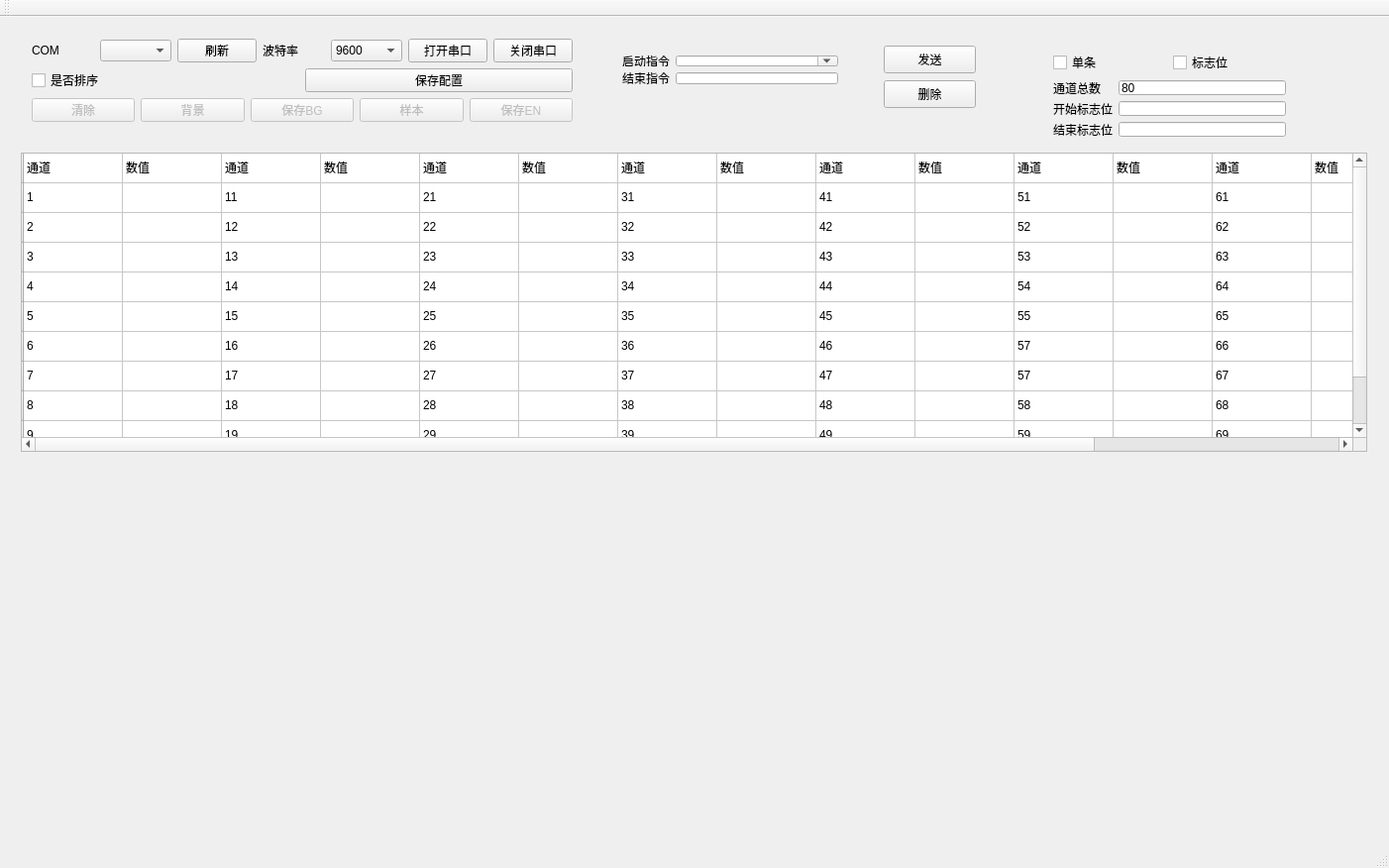
<?xml version="1.0" encoding="UTF-8"?>
<ui version="4.0">
 <class>fastdatClass</class>
 <widget class="QMainWindow" name="fastdatClass">
  <property name="geometry">
   <rect>
    <x>0</x>
    <y>0</y>
    <width>1402</width>
    <height>876</height>
   </rect>
  </property>
  <property name="windowTitle">
   <string>fastdat</string>
  </property>
  <widget class="QWidget" name="centralWidget">
   <widget class="QWidget" name="layoutWidget">
    <property name="geometry">
     <rect>
      <x>10</x>
      <y>0</y>
      <width>1381</width>
      <height>811</height>
     </rect>
    </property>
    <layout class="QVBoxLayout" name="verticalLayout" stretch="2,5,6">
     <item>
      <widget class="QWidget" name="widget" native="true">
       <widget class="QWidget" name="layoutWidget">
        <property name="geometry">
         <rect>
          <x>0</x>
          <y>0</y>
          <width>568</width>
          <height>106</height>
         </rect>
        </property>
        <layout class="QVBoxLayout" name="verticalLayout_3">
         <item>
          <layout class="QHBoxLayout" name="horizontalLayout_2">
           <item>
            <widget class="QLabel" name="label_5">
             <property name="text">
              <string>COM</string>
             </property>
            </widget>
           </item>
           <item>
            <widget class="QComboBox" name="cmBoxChoseCom"/>
           </item>
           <item>
            <widget class="QPushButton" name="pBtReflash">
             <property name="text">
              <string>刷新</string>
             </property>
            </widget>
           </item>
           <item>
            <widget class="QLabel" name="label">
             <property name="text">
              <string>波特率</string>
             </property>
            </widget>
           </item>
           <item>
            <widget class="QComboBox" name="cmBoxChoseBaud">
             <item>
              <property name="text">
               <string>9600</string>
              </property>
             </item>
             <item>
              <property name="text">
               <string>115200</string>
              </property>
             </item>
            </widget>
           </item>
           <item>
            <widget class="QPushButton" name="pBtOpenPort">
             <property name="text">
              <string>打开串口</string>
             </property>
            </widget>
           </item>
           <item>
            <layout class="QHBoxLayout" name="horizontalLayout_7"/>
           </item>
           <item>
            <widget class="QPushButton" name="pBtClosePort">
             <property name="text">
              <string>关闭串口</string>
             </property>
            </widget>
           </item>
          </layout>
         </item>
         <item>
          <layout class="QHBoxLayout" name="horizontalLayout_3">
           <item>
            <widget class="QCheckBox" name="checkBoxIsOrder">
             <property name="text">
              <string>是否排序</string>
             </property>
            </widget>
           </item>
           <item>
            <widget class="QPushButton" name="pBtSavaConfigure">
             <property name="enabled">
              <bool>true</bool>
             </property>
             <property name="text">
              <string>保存配置</string>
             </property>
            </widget>
           </item>
          </layout>
         </item>
         <item>
          <layout class="QHBoxLayout" name="horizontalLayout_4">
           <item>
            <widget class="QPushButton" name="pBtClear">
             <property name="enabled">
              <bool>false</bool>
             </property>
             <property name="text">
              <string>清除</string>
             </property>
            </widget>
           </item>
           <item>
            <widget class="QPushButton" name="pBtBGtest">
             <property name="enabled">
              <bool>false</bool>
             </property>
             <property name="text">
              <string>背景</string>
             </property>
            </widget>
           </item>
           <item>
            <widget class="QPushButton" name="pBtSaveBG">
             <property name="enabled">
              <bool>false</bool>
             </property>
             <property name="text">
              <string>保存BG</string>
             </property>
            </widget>
           </item>
           <item>
            <widget class="QPushButton" name="pBtENtest">
             <property name="enabled">
              <bool>false</bool>
             </property>
             <property name="text">
              <string>样本</string>
             </property>
            </widget>
           </item>
           <item>
            <widget class="QPushButton" name="pBtSaveEN">
             <property name="enabled">
              <bool>false</bool>
             </property>
             <property name="text">
              <string>保存EN</string>
             </property>
            </widget>
           </item>
          </layout>
         </item>
        </layout>
       </widget>
       <widget class="QWidget" name="layoutWidget">
        <property name="geometry">
         <rect>
          <x>596</x>
          <y>17</y>
          <width>240</width>
          <height>51</height>
         </rect>
        </property>
        <layout class="QFormLayout" name="formLayout">
         <item row="0" column="0">
          <widget class="QLabel" name="label_2">
           <property name="text">
            <string>启动指令</string>
           </property>
          </widget>
         </item>
         <item row="0" column="1">
          <widget class="QComboBox" name="cmBoxAllCmd">
           <property name="editable">
            <bool>true</bool>
           </property>
          </widget>
         </item>
         <item row="1" column="0">
          <widget class="QLabel" name="label_7">
           <property name="text">
            <string>结束指令</string>
           </property>
          </widget>
         </item>
         <item row="1" column="1">
          <widget class="QLineEdit" name="lineEEndCmd"/>
         </item>
        </layout>
       </widget>
       <widget class="QPushButton" name="pBtDelete">
        <property name="enabled">
         <bool>true</bool>
        </property>
        <property name="geometry">
         <rect>
          <x>871</x>
          <y>53</y>
          <width>93</width>
          <height>28</height>
         </rect>
        </property>
        <property name="text">
         <string>删除</string>
        </property>
       </widget>
       <widget class="QPushButton" name="pBtSendCmd">
        <property name="geometry">
         <rect>
          <x>871</x>
          <y>18</y>
          <width>93</width>
          <height>28</height>
         </rect>
        </property>
        <property name="text">
         <string>发送</string>
        </property>
       </widget>
       <widget class="QWidget" name="layoutWidget">
        <property name="geometry">
         <rect>
          <x>1031</x>
          <y>12</y>
          <width>257</width>
          <height>109</height>
         </rect>
        </property>
        <layout class="QVBoxLayout" name="verticalLayout_2">
         <item>
          <layout class="QHBoxLayout" name="horizontalLayout_8">
           <item>
            <widget class="QCheckBox" name="checkBoxSignalData">
             <property name="text">
              <string>单条</string>
             </property>
            </widget>
           </item>
           <item>
            <widget class="QCheckBox" name="checkBoxFormat">
             <property name="text">
              <string>标志位</string>
             </property>
            </widget>
           </item>
          </layout>
         </item>
         <item>
          <layout class="QFormLayout" name="formLayout_2">
           <item row="0" column="0">
            <widget class="QLabel" name="label_6">
             <property name="text">
              <string>通道总数</string>
             </property>
            </widget>
           </item>
           <item row="0" column="1">
            <widget class="QLineEdit" name="lineEditChannelNum">
             <property name="text">
              <string>80</string>
             </property>
            </widget>
           </item>
           <item row="1" column="0">
            <widget class="QLabel" name="label_3">
             <property name="text">
              <string>开始标志位</string>
             </property>
            </widget>
           </item>
           <item row="1" column="1">
            <widget class="QLineEdit" name="lineEditStartFlag"/>
           </item>
           <item row="2" column="0">
            <widget class="QLabel" name="label_4">
             <property name="text">
              <string>结束标志位</string>
             </property>
            </widget>
           </item>
           <item row="2" column="1">
            <widget class="QLineEdit" name="lineEditEndFlag"/>
           </item>
          </layout>
         </item>
        </layout>
       </widget>
      </widget>
     </item>
     <item>
      <widget class="QTableWidget" name="tableWidgetData">
       <property name="sizePolicy">
        <sizepolicy hsizetype="Expanding" vsizetype="Expanding">
         <horstretch>8</horstretch>
         <verstretch>14</verstretch>
        </sizepolicy>
       </property>
       <property name="rowCount">
        <number>11</number>
       </property>
       <attribute name="horizontalHeaderVisible">
        <bool>false</bool>
       </attribute>
       <attribute name="horizontalHeaderCascadingSectionResizes">
        <bool>false</bool>
       </attribute>
       <row>
        <property name="text">
         <string/>
        </property>
       </row>
       <row>
        <property name="text">
         <string/>
        </property>
       </row>
       <row>
        <property name="text">
         <string/>
        </property>
       </row>
       <row>
        <property name="text">
         <string/>
        </property>
       </row>
       <row>
        <property name="text">
         <string/>
        </property>
       </row>
       <row>
        <property name="text">
         <string/>
        </property>
       </row>
       <row>
        <property name="text">
         <string/>
        </property>
       </row>
       <row>
        <property name="text">
         <string/>
        </property>
       </row>
       <row>
        <property name="text">
         <string/>
        </property>
       </row>
       <row>
        <property name="text">
         <string/>
        </property>
       </row>
       <row>
        <property name="text">
         <string/>
        </property>
       </row>
       <column>
        <property name="text">
         <string/>
        </property>
       </column>
       <column>
        <property name="text">
         <string/>
        </property>
       </column>
       <column>
        <property name="text">
         <string/>
        </property>
       </column>
       <column>
        <property name="text">
         <string/>
        </property>
       </column>
       <column>
        <property name="text">
         <string/>
        </property>
       </column>
       <column>
        <property name="text">
         <string/>
        </property>
       </column>
       <column>
        <property name="text">
         <string/>
        </property>
       </column>
       <column>
        <property name="text">
         <string/>
        </property>
       </column>
       <column>
        <property name="text">
         <string/>
        </property>
       </column>
       <column>
        <property name="text">
         <string/>
        </property>
       </column>
       <column>
        <property name="text">
         <string/>
        </property>
       </column>
       <column>
        <property name="text">
         <string/>
        </property>
       </column>
       <column>
        <property name="text">
         <string/>
        </property>
       </column>
       <column>
        <property name="text">
         <string/>
        </property>
       </column>
       <column>
        <property name="text">
         <string/>
        </property>
       </column>
       <column>
        <property name="text">
         <string/>
        </property>
       </column>
       <item row="0" column="0">
        <property name="text">
         <string>通道</string>
        </property>
       </item>
       <item row="0" column="1">
        <property name="text">
         <string>数值</string>
        </property>
       </item>
       <item row="0" column="2">
        <property name="text">
         <string>通道</string>
        </property>
       </item>
       <item row="0" column="3">
        <property name="text">
         <string>数值</string>
        </property>
       </item>
       <item row="0" column="4">
        <property name="text">
         <string>通道</string>
        </property>
       </item>
       <item row="0" column="5">
        <property name="text">
         <string>数值</string>
        </property>
       </item>
       <item row="0" column="6">
        <property name="text">
         <string>通道</string>
        </property>
       </item>
       <item row="0" column="7">
        <property name="text">
         <string>数值</string>
        </property>
       </item>
       <item row="0" column="8">
        <property name="text">
         <string>通道</string>
        </property>
       </item>
       <item row="0" column="9">
        <property name="text">
         <string>数值</string>
        </property>
       </item>
       <item row="0" column="10">
        <property name="text">
         <string>通道</string>
        </property>
       </item>
       <item row="0" column="11">
        <property name="text">
         <string>数值</string>
        </property>
       </item>
       <item row="0" column="12">
        <property name="text">
         <string>通道</string>
        </property>
       </item>
       <item row="0" column="13">
        <property name="text">
         <string>数值</string>
        </property>
       </item>
       <item row="0" column="14">
        <property name="text">
         <string>通道</string>
        </property>
       </item>
       <item row="0" column="15">
        <property name="text">
         <string>数值</string>
        </property>
       </item>
       <item row="1" column="0">
        <property name="text">
         <string>1</string>
        </property>
       </item>
       <item row="1" column="2">
        <property name="text">
         <string>11</string>
        </property>
       </item>
       <item row="1" column="4">
        <property name="text">
         <string>21</string>
        </property>
       </item>
       <item row="1" column="6">
        <property name="text">
         <string>31</string>
        </property>
       </item>
       <item row="1" column="8">
        <property name="text">
         <string>41</string>
        </property>
       </item>
       <item row="1" column="9">
        <property name="text">
         <string/>
        </property>
       </item>
       <item row="1" column="10">
        <property name="text">
         <string>51</string>
        </property>
       </item>
       <item row="1" column="11">
        <property name="text">
         <string/>
        </property>
       </item>
       <item row="1" column="12">
        <property name="text">
         <string>61</string>
        </property>
       </item>
       <item row="1" column="13">
        <property name="text">
         <string/>
        </property>
       </item>
       <item row="1" column="14">
        <property name="text">
         <string>71</string>
        </property>
       </item>
       <item row="2" column="0">
        <property name="text">
         <string>2</string>
        </property>
       </item>
       <item row="2" column="2">
        <property name="text">
         <string>12</string>
        </property>
       </item>
       <item row="2" column="4">
        <property name="text">
         <string>22</string>
        </property>
       </item>
       <item row="2" column="6">
        <property name="text">
         <string>32</string>
        </property>
       </item>
       <item row="2" column="8">
        <property name="text">
         <string>42</string>
        </property>
       </item>
       <item row="2" column="9">
        <property name="text">
         <string/>
        </property>
       </item>
       <item row="2" column="10">
        <property name="text">
         <string>52</string>
        </property>
       </item>
       <item row="2" column="11">
        <property name="text">
         <string/>
        </property>
       </item>
       <item row="2" column="12">
        <property name="text">
         <string>62</string>
        </property>
       </item>
       <item row="2" column="13">
        <property name="text">
         <string/>
        </property>
       </item>
       <item row="2" column="14">
        <property name="text">
         <string>72</string>
        </property>
       </item>
       <item row="3" column="0">
        <property name="text">
         <string>3</string>
        </property>
       </item>
       <item row="3" column="2">
        <property name="text">
         <string>13</string>
        </property>
       </item>
       <item row="3" column="4">
        <property name="text">
         <string>23</string>
        </property>
       </item>
       <item row="3" column="6">
        <property name="text">
         <string>33</string>
        </property>
       </item>
       <item row="3" column="8">
        <property name="text">
         <string>43</string>
        </property>
       </item>
       <item row="3" column="9">
        <property name="text">
         <string/>
        </property>
       </item>
       <item row="3" column="10">
        <property name="text">
         <string>53</string>
        </property>
       </item>
       <item row="3" column="11">
        <property name="text">
         <string/>
        </property>
       </item>
       <item row="3" column="12">
        <property name="text">
         <string>63</string>
        </property>
       </item>
       <item row="3" column="13">
        <property name="text">
         <string/>
        </property>
       </item>
       <item row="3" column="14">
        <property name="text">
         <string>73</string>
        </property>
       </item>
       <item row="4" column="0">
        <property name="text">
         <string>4</string>
        </property>
       </item>
       <item row="4" column="2">
        <property name="text">
         <string>14</string>
        </property>
       </item>
       <item row="4" column="4">
        <property name="text">
         <string>24</string>
        </property>
       </item>
       <item row="4" column="6">
        <property name="text">
         <string>34</string>
        </property>
       </item>
       <item row="4" column="8">
        <property name="text">
         <string>44</string>
        </property>
       </item>
       <item row="4" column="9">
        <property name="text">
         <string/>
        </property>
       </item>
       <item row="4" column="10">
        <property name="text">
         <string>54</string>
        </property>
       </item>
       <item row="4" column="11">
        <property name="text">
         <string/>
        </property>
       </item>
       <item row="4" column="12">
        <property name="text">
         <string>64</string>
        </property>
       </item>
       <item row="4" column="13">
        <property name="text">
         <string/>
        </property>
       </item>
       <item row="4" column="14">
        <property name="text">
         <string>74</string>
        </property>
       </item>
       <item row="5" column="0">
        <property name="text">
         <string>5</string>
        </property>
       </item>
       <item row="5" column="2">
        <property name="text">
         <string>15</string>
        </property>
       </item>
       <item row="5" column="4">
        <property name="text">
         <string>25</string>
        </property>
       </item>
       <item row="5" column="6">
        <property name="text">
         <string>35</string>
        </property>
       </item>
       <item row="5" column="8">
        <property name="text">
         <string>45</string>
        </property>
       </item>
       <item row="5" column="9">
        <property name="text">
         <string/>
        </property>
       </item>
       <item row="5" column="10">
        <property name="text">
         <string>55</string>
        </property>
       </item>
       <item row="5" column="11">
        <property name="text">
         <string/>
        </property>
       </item>
       <item row="5" column="12">
        <property name="text">
         <string>65</string>
        </property>
       </item>
       <item row="5" column="13">
        <property name="text">
         <string/>
        </property>
       </item>
       <item row="5" column="14">
        <property name="text">
         <string>75</string>
        </property>
       </item>
       <item row="6" column="0">
        <property name="text">
         <string>6</string>
        </property>
       </item>
       <item row="6" column="2">
        <property name="text">
         <string>16</string>
        </property>
       </item>
       <item row="6" column="4">
        <property name="text">
         <string>26</string>
        </property>
       </item>
       <item row="6" column="6">
        <property name="text">
         <string>36</string>
        </property>
       </item>
       <item row="6" column="8">
        <property name="text">
         <string>46</string>
        </property>
       </item>
       <item row="6" column="9">
        <property name="text">
         <string/>
        </property>
       </item>
       <item row="6" column="10">
        <property name="text">
         <string>57</string>
        </property>
       </item>
       <item row="6" column="11">
        <property name="text">
         <string/>
        </property>
       </item>
       <item row="6" column="12">
        <property name="text">
         <string>66</string>
        </property>
       </item>
       <item row="6" column="13">
        <property name="text">
         <string/>
        </property>
       </item>
       <item row="6" column="14">
        <property name="text">
         <string>76</string>
        </property>
       </item>
       <item row="7" column="0">
        <property name="text">
         <string>7</string>
        </property>
       </item>
       <item row="7" column="2">
        <property name="text">
         <string>17</string>
        </property>
       </item>
       <item row="7" column="4">
        <property name="text">
         <string>27</string>
        </property>
       </item>
       <item row="7" column="6">
        <property name="text">
         <string>37</string>
        </property>
       </item>
       <item row="7" column="8">
        <property name="text">
         <string>47</string>
        </property>
       </item>
       <item row="7" column="9">
        <property name="text">
         <string/>
        </property>
       </item>
       <item row="7" column="10">
        <property name="text">
         <string>57</string>
        </property>
       </item>
       <item row="7" column="11">
        <property name="text">
         <string/>
        </property>
       </item>
       <item row="7" column="12">
        <property name="text">
         <string>67</string>
        </property>
       </item>
       <item row="7" column="13">
        <property name="text">
         <string/>
        </property>
       </item>
       <item row="7" column="14">
        <property name="text">
         <string>77</string>
        </property>
       </item>
       <item row="8" column="0">
        <property name="text">
         <string>8</string>
        </property>
       </item>
       <item row="8" column="2">
        <property name="text">
         <string>18</string>
        </property>
       </item>
       <item row="8" column="4">
        <property name="text">
         <string>28</string>
        </property>
       </item>
       <item row="8" column="6">
        <property name="text">
         <string>38</string>
        </property>
       </item>
       <item row="8" column="8">
        <property name="text">
         <string>48</string>
        </property>
       </item>
       <item row="8" column="9">
        <property name="text">
         <string/>
        </property>
       </item>
       <item row="8" column="10">
        <property name="text">
         <string>58</string>
        </property>
       </item>
       <item row="8" column="11">
        <property name="text">
         <string/>
        </property>
       </item>
       <item row="8" column="12">
        <property name="text">
         <string>68</string>
        </property>
       </item>
       <item row="8" column="13">
        <property name="text">
         <string/>
        </property>
       </item>
       <item row="8" column="14">
        <property name="text">
         <string>78</string>
        </property>
       </item>
       <item row="9" column="0">
        <property name="text">
         <string>9</string>
        </property>
       </item>
       <item row="9" column="2">
        <property name="text">
         <string>19</string>
        </property>
       </item>
       <item row="9" column="4">
        <property name="text">
         <string>29</string>
        </property>
       </item>
       <item row="9" column="6">
        <property name="text">
         <string>39</string>
        </property>
       </item>
       <item row="9" column="8">
        <property name="text">
         <string>49</string>
        </property>
       </item>
       <item row="9" column="9">
        <property name="text">
         <string/>
        </property>
       </item>
       <item row="9" column="10">
        <property name="text">
         <string>59</string>
        </property>
       </item>
       <item row="9" column="11">
        <property name="text">
         <string/>
        </property>
       </item>
       <item row="9" column="12">
        <property name="text">
         <string>69</string>
        </property>
       </item>
       <item row="9" column="13">
        <property name="text">
         <string/>
        </property>
       </item>
       <item row="9" column="14">
        <property name="text">
         <string>79</string>
        </property>
       </item>
       <item row="10" column="0">
        <property name="text">
         <string>10</string>
        </property>
       </item>
       <item row="10" column="2">
        <property name="text">
         <string>20</string>
        </property>
       </item>
       <item row="10" column="4">
        <property name="text">
         <string>30</string>
        </property>
       </item>
       <item row="10" column="6">
        <property name="text">
         <string>40</string>
        </property>
       </item>
       <item row="10" column="8">
        <property name="text">
         <string>50</string>
        </property>
       </item>
       <item row="10" column="9">
        <property name="text">
         <string/>
        </property>
       </item>
       <item row="10" column="10">
        <property name="text">
         <string>60</string>
        </property>
       </item>
       <item row="10" column="11">
        <property name="text">
         <string/>
        </property>
       </item>
       <item row="10" column="12">
        <property name="text">
         <string>70</string>
        </property>
       </item>
       <item row="10" column="13">
        <property name="text">
         <string/>
        </property>
       </item>
       <item row="10" column="14">
        <property name="text">
         <string>80</string>
        </property>
       </item>
      </widget>
     </item>
     <item>
      <layout class="QHBoxLayout" name="horizontalLayout"/>
     </item>
    </layout>
    <zorder>tableWidgetData</zorder>
    <zorder>widget</zorder>
   </widget>
  </widget>
  <widget class="QMenuBar" name="menuBar">
   <property name="geometry">
    <rect>
     <x>0</x>
     <y>0</y>
     <width>1402</width>
     <height>26</height>
    </rect>
   </property>
  </widget>
  <widget class="QToolBar" name="mainToolBar">
   <attribute name="toolBarArea">
    <enum>TopToolBarArea</enum>
   </attribute>
   <attribute name="toolBarBreak">
    <bool>false</bool>
   </attribute>
  </widget>
  <widget class="QStatusBar" name="statusBar"/>
 </widget>
 <layoutdefault spacing="6" margin="11"/>
 <resources>
  <include location="fastdat.qrc"/>
 </resources>
 <connections/>
</ui>
